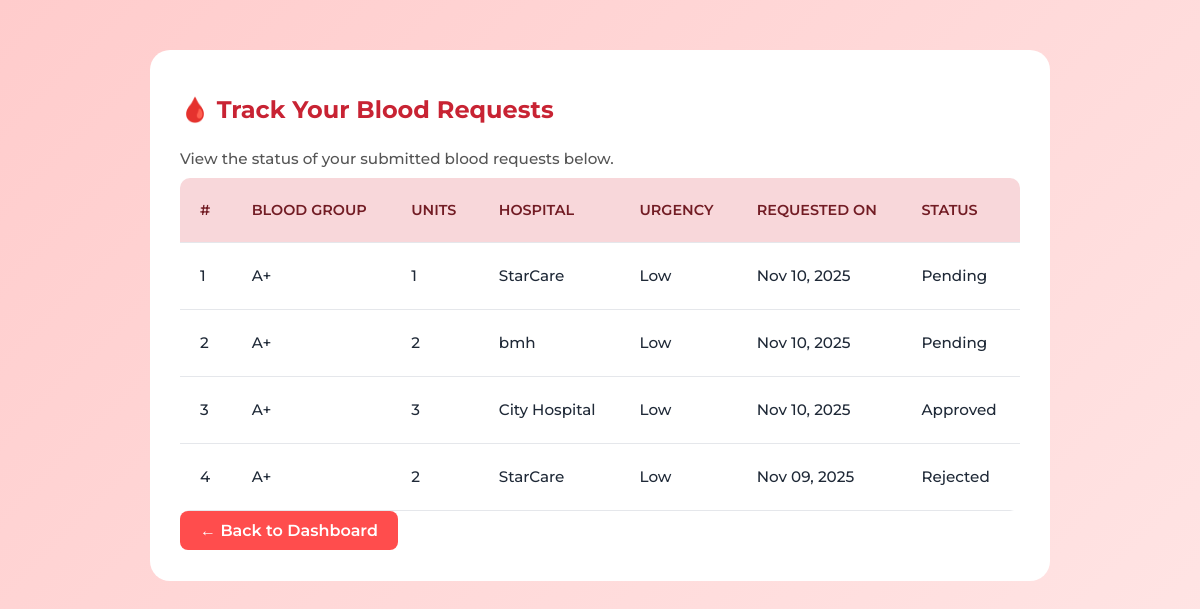
Page /request_status/ (signed in) on the earlier database version.
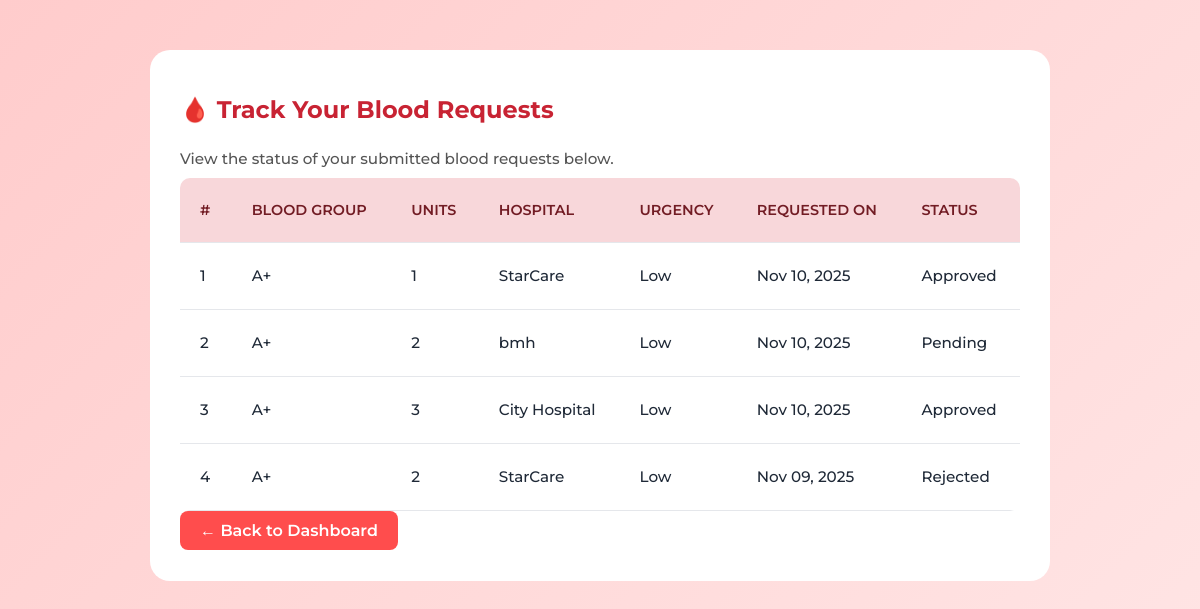
Same page on the later database version.
### blood_bank_app/models.py (models this page shows, shortened)
class BloodRequest(models.Model):
    URGENCY_CHOICES = [
        ('Normal', 'Normal'),
        ('Urgent', 'Urgent'),
        ('Emergency', 'Emergency'),
    ]
    STATUS_CHOICES = [
        ('Pending', 'Pending'),
        ('Approved', 'Approved'),
        ('Rejected', 'Rejected'),
    ]
    user = models.ForeignKey(User, on_delete=models.CASCADE)
    hospital_name = models.CharField(max_length=150,null=True)
    units_required = models.PositiveIntegerField(null=True)
    urgency = models.CharField(max_length=20, choices=URGENCY_CHOICES)
    required_date = models.DateField(validators=[validate_future_date])
    medical_condition = models.TextField(blank=True, null=True)
    status = models.CharField(max_length=20, choices=STATUS_CHOICES, default='Pending')
    created_at = models.DateTimeField(auto_now_add=True)

class PatientDetail(models.Model):
    BLOOD_GROUPS = [('A+','A+'),('A-','A-'),('B+','B+'),('B-','B-'),('AB+','AB+'),('AB-','AB-'),('O+','O+'),('O-','O-')]
    GENDER_CHOICES = [('Male','Male'),('Female','Female'),('Other','Other')]
    user = models.OneToOneField(User, on_delete=models.CASCADE,null=True)
    full_name = models.CharField(max_length=100,null=True)
    blood_group = models.CharField(max_length=3, choices=BLOOD_GROUPS)
    gender = models.CharField(max_length=10, choices=GENDER_CHOICES)
    date_of_birth = models.DateField()
    age = models.PositiveIntegerField()
    medical_condition = models.TextField()
    address = models.TextField()
    phone_number = models.CharField(max_length=15)
    profile_photo = models.ImageField(upload_to='patient_photos/', default='default.jpg')

### blood_bank_app/views.py (the view)
# urls.py: path('request_status/', views.request_status, name='request_status'),
@login_required
def request_status(request):
    blood_requests = BloodRequest.objects.filter(user=request.user).order_by('-created_at')
    return render(request, 'patient/request_status.html', {'blood_requests': blood_requests})

### blood_bank_app/templates/patient/request_status.html (shortened to what this page needs)
{% extends 'master.html' %}
{% load static %}
{% block content %}
<div class="track-container">
    <div class="card shadow-lg p-5">
        <h2 class="text-center mb-4 title">🩸 Track Your Blood Requests</h2>
        <p class="text-center subtitle">View the status of your submitted blood requests below.</p>
        {% if blood_requests %}
            <div class="table-responsive mt-4">
                <table class="table table-bordered table-hover text-center align-middle shadow-sm">
                    <thead class="table-danger">
                        <tr>
                            <th>#</th>
                            <th>Blood Group</th>
                            <th>Units</th>
                            <th>Hospital</th>
                            <th>Urgency</th>
                            <th>Requested On</th>
                            <th>Status</th>
                        </tr>
                    </thead>
                    <tbody>
                        {% for req in blood_requests %}
                        <tr>
                            <td>{{ forloop.counter }}</td>
                            <td>{{ req.user.patientdetail.blood_group }}</td>
                            <td>{{ req.units_required }}</td>
                            <td>{{ req.hospital_name }}</td>
                            <td>
                                {% if req.urgency == "High" %}
                                    <span class="badge bg-danger">High</span>
                                {% elif req.urgency == "Medium" %}
                                    <span class="badge bg-warning text-dark">Medium</span>
                                {% else %}
                                    <span class="badge bg-success">Low</span>
                                {% endif %}
                            </td>
                            <td>{{ req.created_at|date:"M d, Y" }}</td>
                            <td>
                            {% if req.status == "Pending" %}
                                <span class="badge bg-warning text-dark">Pending</span>
                            {% elif req.status == "Approved" or req.status == "Accepted" %}
                                <span class="badge bg-success">Approved</span>
                            {% elif req.status == "Rejected" %}
                                <span class="badge bg-danger">Rejected</span>
                            {% else %}
                                <span class="text-muted">Unknown</span>
                            {% endif %}
                            </td>
                        </tr>
                        {% endfor %}
                    </tbody>
                </table>
            </div>
        {% else %}
            <p class="text-center text-muted mt-4">No blood requests found.</p>
        {% endif %}
        <div class="text-center mt-4">
            <a href="{% url 'patient_dashboard' %}" class="btn btn-outline-danger back-btn">
                ← Back to Dashboard
            </a>
        </div>
    </div>
</div>
{% endblock %}

Differences in the rows shown:
changed BloodRequest (number 1 of 4 on the later page): status "Pending" → "Approved"
